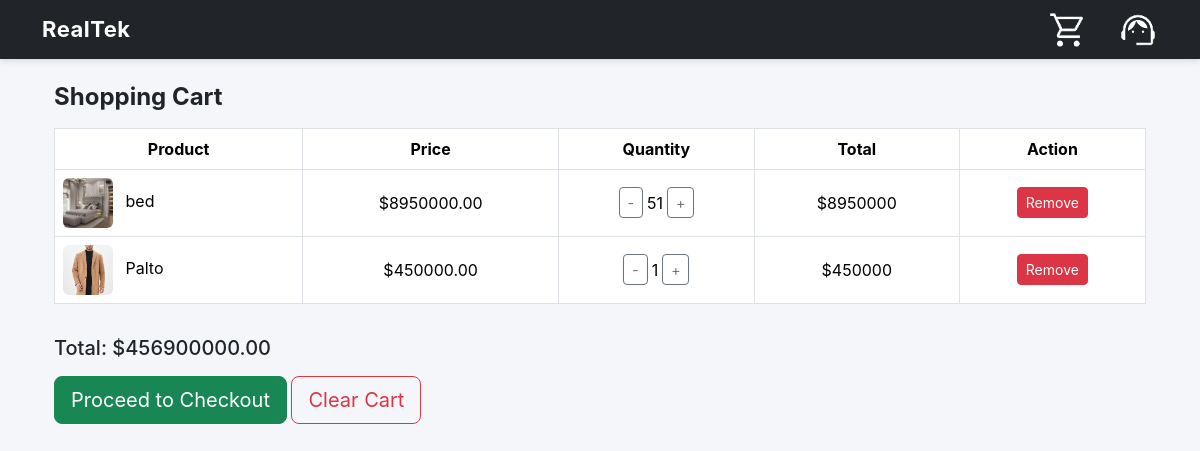
Page /cart/ on the committed database.
### main/models.py (models this page shows, shortened)
class CartItem(models.Model):
    cart_id =  models.ForeignKey(Cart, on_delete=models.CASCADE, related_name='cart_item')
    product = models.ForeignKey(Product, on_delete=models.CASCADE)
    quantity = models.IntegerField()

class Product(models.Model):
    link = models.CharField(unique=True,max_length=12 , default=short_uuid)
    category = models.ForeignKey(Category, on_delete=models.CASCADE, related_name='product')
    price = models.DecimalField(max_digits=10, decimal_places=2, null=True, blank=True)
    name = models.CharField(max_length=150)
    image = models.ImageField(upload_to='product/images', blank=True, null=True)
    description = models.TextField()
    date_saved = models.DateTimeField(auto_now_add=True)

### main/views.py (the view)
# urls.py: path("cart/", cart_page, name="cart_page"),
def cart_page(request):
    cart = get_or_create_cart(request)
    items = CartItem.objects.filter(cart_id=cart)
    total = sum(i.product.price * i.quantity for i in items)
    return render(request, "cart.html", {
        "items": items,
        "total": total,
    })

### main/views.py (called while the page is built)
def get_or_create_cart(request):
    if request.user.is_authenticated:
        cart, created = Cart.objects.get_or_create(user=request.user)
        return cart
    if not request.session.session_key:
        request.session.create()
    session_key = request.session.session_key
    cart, created = Cart.objects.get_or_create(session_key=session_key)
    return cart

### templates/cart.html (shortened to what this page needs)
{% extends "base.html" %}
{% load static %}
{% block content %}
<div class="container mt-4">
    <h4 class="mb-3 fw-bold">Shopping Cart</h4>
    {% if items %}
    <div class="table-responsive">
        <table class="table table-bordered align-middle text-center">
            <thead>
                <tr>
                    <th>Product</th>
                    <th>Price</th>
                    <th>Quantity</th>
                    <th>Total</th>
                    <th>Action</th>
                </tr>
            </thead>
            <tbody>
                {% for item in items %}
                <tr id="item-{{ item.id }}">
                    <td class="text-start">
                        {% if item.product.image %}
                            <img src="{{ item.product.image.url }}" width="50" class="me-2 rounded">
                        {% endif %}
                        {{ item.product.name }}
                    </td>
                    <td>${{ item.product.price }}</td>
                    <td>
                        <div class="d-flex justify-content-center align-items-center">
                            <button class="btn btn-sm btn-outline-secondary me-1 update-qty" data-id="{{ item.id }}" data-action="minus">-</button>
                            <span id="qty-{{ item.id }}">{{ item.quantity }}</span>
                            <button class="btn btn-sm btn-outline-secondary ms-1 update-qty" data-id="{{ item.id }}" data-action="plus">+</button>
                        </div>
                    </td>
                    <td id="total-{{ item.id }}">${{ item.product.price|floatformat:2|add:"0"|floatformat:2|floatformat:2|floatformat:"0" }}</td>
                    <td>
                        <button class="btn btn-sm btn-danger remove-item" data-id="{{ item.id }}">Remove</button>
                    </td>
                </tr>
                {% endfor %}
            </tbody>
        </table>
    </div>
    <h5 class="mt-3">Total: $<span id="cart-total">{{ total }}</span></h5>
    <div class="mt-3">
        <a href="{% url 'order_page' %}" class="btn btn-success btn-lg">Proceed to Checkout</a>
        <button class="btn btn-outline-danger btn-lg" id="clear-cart">Clear Cart</button>
    </div>
    {% else %}
    <p>Your cart is empty.</p>
    {% endif %}
</div>
{% endblock %}

### templates/base.html (style rules this page uses)
body { background: #f4f6f9; font-family: "Inter", sans-serif; }

### templates/cart.html (style rules this page uses)
.update-qty, .remove-item, #clear-cart { transition: 0.2s ease; }

### rows in the picture
CartItem: product.image (picture), product.name "bed", product.price "8950000.00", quantity "51", product.price|add "8950000"
CartItem: product.image (picture), product.name "Palto", product.price "450000.00", quantity "1", product.price|add "450000"

### other values in the picture
{{ total }} "456900000.00"
